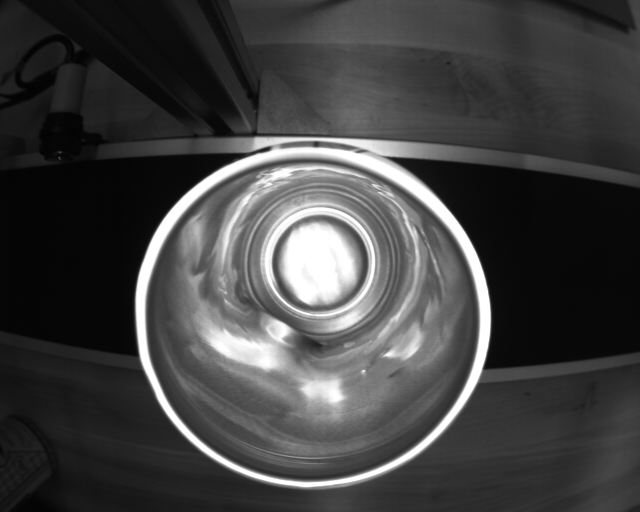
#> input picture captures/Defect/Defect/can_20261027_181912_735.png, 1280 x 1024 px, given in place of can_top.jpg, which was not available (shown at 1/2 size)
$ python edgeFaultDetection.py
#> lines starting #> are read from the running program, lines starting #| are printed output that depends on the picture; after the words box and inside, x2 and y2 are one past the last pixel; in counts of white or black regions, pixels touching at a corner belong together; pictures that were not available may be replaced by others from this repository, and a replacement may not be noted
#> further down, ref_img is the input picture: shape (1024, 1280, 3); min 1, max 255, mean 65.9
import cv2
import numpy as np

# ---------------------------------------------------------
# CONFIGURATION & PARAMETERS
# ---------------------------------------------------------
REFERENCE_IMAGE_PATH = r"C:\Users\esosa\Downloads\can_Samples\can_top.jpg"
PIXELS_PER_MM = 8.0          # Set to match your physical distance calibration
TOLERANCE_MM = 2.0           # Acceptable diameter variation in mm
CIRCULARITY_THRESHOLD = 0.85 # Form factor: <0.85 indicates dents or rim warping

# ---------------------------------------------------------
# HELPER: Detect Rim Geometry & Shape Circularity
# ---------------------------------------------------------
def analyze_can_rim(frame):
    gray = cv2.cvtColor(frame, cv2.COLOR_BGR2GRAY)
    blurred = cv2.GaussianBlur(gray, (9, 9), 2)

    circles = cv2.HoughCircles(
        blurred,
        cv2.HOUGH_GRADIENT,
        dp=1.2,
        minDist=80,
        param1=100,
        param2=35,
        minRadius=40,
        maxRadius=350
    )
#> circles = 23 rows, first 8: [621, 617.4, 345.3], [637.8, 527.4, 149.8], [540.6, 588.6, 262.1], [696.6, 646.2, 283.2], [563.4, 673.8, 262.1], [547.8, 499.8, 234.3], [711, 473.4, 167.9], [616.2, 445.8, 179.2]

    if circles is None:
        return None

    circles = np.round(circles[0, :]).astype("int")
#> circles = 23 rows, first 8: [621, 617, 345], [638, 527, 150], [541, 589, 262], [697, 646, 283], [563, 674, 262], [548, 500, 234], [711, 473, 168], [616, 446, 179]
    x, y, radius = circles[0]
#> x = 621; y = 617; radius = 345
    diameter_px = radius * 2
#> diameter_px = 690
    diameter_mm = diameter_px / PIXELS_PER_MM
#> diameter_mm = 86.25

    # Defect check: isolate rim region to evaluate contour circularity
    pad = 15
    y1, y2 = max(0, y - radius - pad), min(frame.shape[0], y + radius + pad)
#> y1 = 257; y2 = 977
    x1, x2 = max(0, x - radius - pad), min(frame.shape[1], x + radius + pad)
#> x1 = 261; x2 = 981
    roi = blurred[y1:y2, x1:x2]
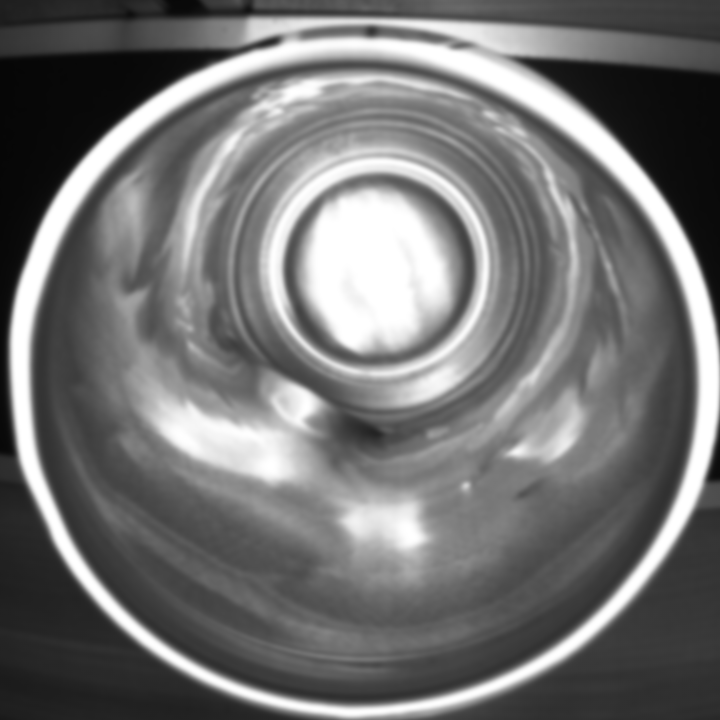
#> roi: shape (720, 720); min 6, max 255, mean 115

    edges = cv2.Canny(roi, 50, 150)
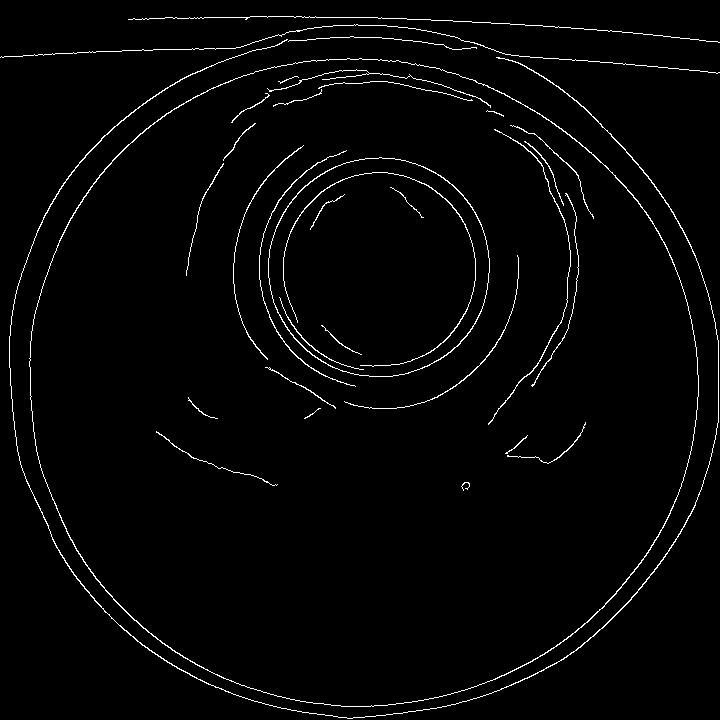
#> edges: shape (720, 720); 2.1% white in thin lines or dots
    contours, _ = cv2.findContours(edges, cv2.RETR_EXTERNAL, cv2.CHAIN_APPROX_SIMPLE)
#> contours = 5 contours, 3 with area under 20; largest, box (x1, y1, x2, y2) and area: (29, 58, 699, 707) 340322, (9, 39, 719, 719) 541

    circularity = 1.0
    if contours:
        c = max(contours, key=cv2.contourArea)
#> c = contour of 968 points, box (x1, y1, x2, y2) (29, 58, 699, 707), area 340322
        area = cv2.contourArea(c)
#> area = 340321.5
        perimeter = cv2.arcLength(c, True)
#> perimeter = 2196.3
        if perimeter > 0:
            circularity = (4 * np.pi * area) / (perimeter ** 2)
#> circularity = 0.887

    return {
        "center": (x, y),
        "radius": radius,
        "diameter_px": diameter_px,
        "diameter_mm": diameter_mm,
        "circularity": circularity
    }

# ---------------------------------------------------------
# HELPER: Auto-Connect to Working Camera Index (DirectShow)
# ---------------------------------------------------------
def open_camera():
    # Tries DirectShow on indexes 0, 1, 2 to resolve Windows MSMF -1072875772 errors
    for idx in [0, 1, 2]:
        cap = cv2.VideoCapture(idx, cv2.CAP_DSHOW)
        if cap.isOpened():
            ret, test_frame = cap.read()
            if ret and test_frame is not None:
                print(f"Successfully connected to camera at index {idx} using DirectShow.")
                return cap
            cap.release()
    return None

# ---------------------------------------------------------
# STEP 1: Process the Reference Image
# ---------------------------------------------------------
ref_img = cv2.imread(REFERENCE_IMAGE_PATH)
if ref_img is None:
    print(f"Error: Could not open reference image: {REFERENCE_IMAGE_PATH}")
    exit()

ref_data = analyze_can_rim(ref_img)
#> ref_data = {'center': (621, 617), 'radius': 345, 'diameter_px': 690, 'diameter_mm': 86.25, 'circularity': 0.887}
if ref_data is None:
    print("Error: Rim not detected in reference image. Review file path or lighting.")
    exit()

target_dia_mm = ref_data["diameter_mm"]
#> target_dia_mm = 86.25
print(f"Specification Baseline Set:")
print(f" - Reference Diameter: {ref_data['diameter_px']} px ({target_dia_mm:.2f} mm)")
#|  - Reference Diameter: 690 px (86.25 mm)

# Draw baseline circle on reference window
cv2.circle(ref_img, ref_data["center"], ref_data["radius"], (0, 255, 0), 2)
cv2.putText(
    ref_img,
    f"Target Spec: {target_dia_mm:.2f} mm",
    (20, 40),
    cv2.FONT_HERSHEY_SIMPLEX,
    0.7,
    (0, 255, 0),
    2
)
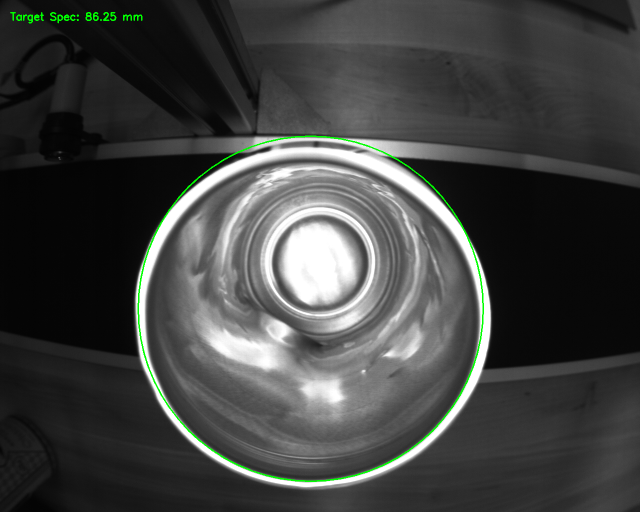
#> ref_img: shape (1024, 1280, 3) (shown at 1/2 size); mean B, G, R 65.1, 66.7, 65.1
cv2.imshow("Specification Standard (Reference)", ref_img)

# ---------------------------------------------------------
# STEP 2: Live Camera Stream & Defect Inspection
# ---------------------------------------------------------
cap = open_camera()
if cap is None:
    print("Error: No working camera stream detected on indexes 0, 1, or 2.")
    exit()

print("Inspection running. Position can under camera. Press 'q' to exit.")

while True:
    ret, frame = cap.read()
    if not ret:
        print("Camera frame dropped.")
        break

    live_data = analyze_can_rim(frame)
#> in analyze_can_rim (call 2), `circles = cv2.HoughCircles( blurred, cv2.HOUGH_GRADIENT, dp=1.2, minDi..`: circles = 23 rows, first 8: [621, 617.4, 345.3], [637.8, 527.4, 149.8], [540.6, 588.6, 262.1], [696.6, 646.2, 283.2], [563.4, 673.8, 262.1], [547.8, 499.8, 234.3], [711, 473.4, 167.9], [616.2, 445.8, 179.2]
#> in analyze_can_rim (call 2), `circles = np.round(circles[0, :]).astype("int")`: circles = 23 rows, first 8: [621, 617, 345], [638, 527, 150], [541, 589, 262], [697, 646, 283], [563, 674, 262], [548, 500, 234], [711, 473, 168], [616, 446, 179]
#> live_data has the same summary as ref_data

    if live_data is not None:
        x, y = live_data["center"]
#> x = 621; y = 617
        radius = live_data["radius"]
#> radius = 345
        measured_mm = live_data["diameter_mm"]
#> measured_mm = 86.25
        circularity = live_data["circularity"]
#> circularity = 0.887

        delta_mm = abs(measured_mm - target_dia_mm)
#> delta_mm = 0
        is_size_bad = delta_mm > TOLERANCE_MM
#> is_size_bad = False
        is_shape_bad = circularity < CIRCULARITY_THRESHOLD
#> is_shape_bad = False

        if is_size_bad or is_shape_bad:
            color = (0, 0, 255)  # Red: Defect
            status = "REJECT: DEFECT"
            reasons = []
            if is_size_bad:
                reasons.append(f"Size diff: {delta_mm:.2f}mm")
            if is_shape_bad:
                reasons.append(f"Dent/Warpage ({circularity:.2f})")
            detail = " | ".join(reasons)
        else:
            color = (0, 255, 0)  # Green: Passed
            status = "PASS: IN SPEC"
            detail = f"Delta: {delta_mm:.2f}mm | Circ: {circularity:.2f}"
#> detail = 'Delta: 0.00mm | Circ: 0.89'

        # Draw inspection annotations
        cv2.circle(frame, (x, y), radius, color, 2)
        cv2.circle(frame, (x, y), 3, (0, 0, 255), -1)

        cv2.putText(frame, status, (20, 35), cv2.FONT_HERSHEY_SIMPLEX, 0.8, color, 2)
        cv2.putText(frame, f"Live: {measured_mm:.2f}mm (Target: {target_dia_mm:.2f}mm)",
                    (20, 65), cv2.FONT_HERSHEY_SIMPLEX, 0.6, (255, 255, 255), 2)
        cv2.putText(frame, detail, (20, 95), cv2.FONT_HERSHEY_SIMPLEX, 0.55, color, 2)
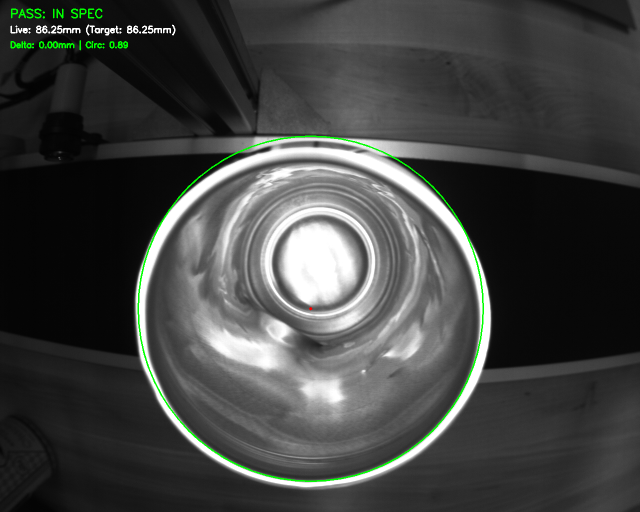
#> frame: shape (1024, 1280, 3) (shown at 1/2 size); mean B, G, R 65.5, 67.3, 65.5
    else:
        cv2.putText(frame, "Align can rim under camera...", (20, 35),
                    cv2.FONT_HERSHEY_SIMPLEX, 0.7, (0, 255, 255), 2)

    cv2.imshow("Live QC Inspection", frame)

    if cv2.waitKey(1) & 0xFF == ord('q'):
#> (key q is pressed here)
        break

cap.release()
cv2.destroyAllWindows()
